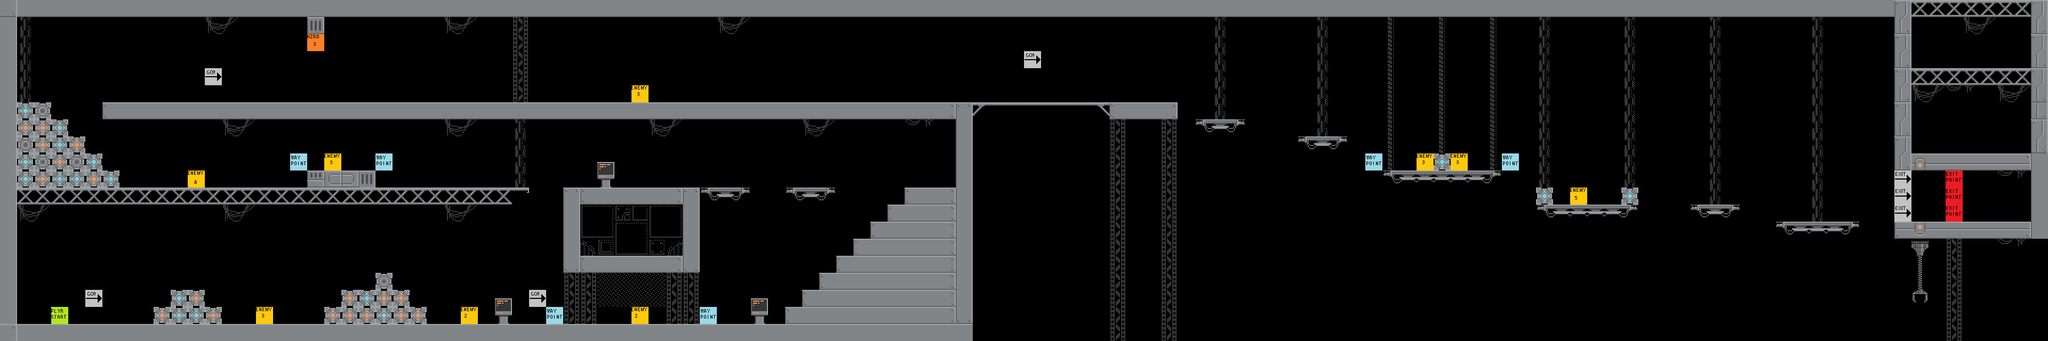

Rendered tile map (Tiled .tmx) drawn with the repository's tilesets; below, a short description and the full map source, tile grids included:
An orthogonal 120x20 tile map with 32x32 px tiles, 1 tile layer (Tile Layer 1).

<map version="1.2" tiledversion="1.3.3" orientation="orthogonal" renderorder="right-down" width="120" height="20" tilewidth="32" tileheight="32" infinite="0" nextlayerid="2" nextobjectid="1">
 <editorsettings>
  <export target="level5.csv" format="csv" />
 </editorsettings>
 <tileset firstgid="1" source="worldTiles.tsx" />
 <layer id="1" name="Tile Layer 1" width="120" height="20">
  <data encoding="csv">
19,18,18,18,18,18,18,18,18,18,18,18,18,18,18,18,18,18,18,18,18,18,18,18,18,18,18,18,18,18,18,18,18,18,18,18,18,18,18,18,18,18,18,18,18,18,18,18,18,18,18,18,18,18,18,18,18,18,18,18,18,18,18,18,18,18,18,18,18,18,18,18,18,18,18,18,18,18,18,18,18,18,18,18,18,18,18,18,18,18,18,18,18,18,18,18,18,18,18,18,18,18,18,18,18,18,18,18,18,18,18,6,71,71,71,71,71,71,71,6,
11,94,0,0,0,0,0,0,0,0,0,0,73,74,0,0,0,0,13,0,0,0,0,0,0,0,73,74,0,0,102,0,0,0,0,0,0,0,0,0,0,0,73,74,0,0,0,0,0,0,0,0,0,0,0,0,0,0,0,0,0,0,0,0,0,0,0,0,0,0,0,94,0,0,0,0,0,94,0,0,0,86,0,0,86,0,0,86,0,0,94,0,0,0,0,94,0,0,0,0,94,0,0,0,0,0,94,0,0,0,0,14,0,0,0,73,74,0,0,14,
11,94,0,0,0,0,0,0,0,0,0,0,0,0,0,0,0,0,125,0,0,0,0,0,0,0,0,0,0,0,102,0,0,0,0,0,0,0,0,0,0,0,0,0,0,0,0,0,0,0,0,0,0,0,0,0,0,0,0,0,0,0,0,0,0,0,0,0,0,0,0,94,0,0,0,0,0,94,0,0,0,86,0,0,86,0,0,86,0,0,94,0,0,0,0,94,0,0,0,0,94,0,0,0,0,0,94,0,0,0,0,6,0,0,0,0,0,0,0,6,
11,94,0,0,0,0,0,0,0,0,0,0,0,0,0,0,0,0,0,0,0,0,0,0,0,0,0,0,0,0,102,0,0,0,0,0,0,0,0,0,0,0,0,0,0,0,0,0,0,0,0,0,0,0,0,0,0,0,0,0,105,0,0,0,0,0,0,0,0,0,0,94,0,0,0,0,0,94,0,0,0,86,0,0,86,0,0,86,0,0,94,0,0,0,0,94,0,0,0,0,94,0,0,0,0,0,94,0,0,0,0,14,0,0,0,0,0,0,0,14,
11,94,0,0,0,0,0,0,0,0,0,0,105,0,0,0,0,0,0,0,0,0,0,0,0,0,0,0,0,0,102,0,0,0,0,0,0,0,0,0,0,0,0,0,0,0,0,0,0,0,0,0,0,0,0,0,0,0,0,0,0,0,0,0,0,0,0,0,0,0,0,94,0,0,0,0,0,94,0,0,0,86,0,0,86,0,0,86,0,0,94,0,0,0,0,94,0,0,0,0,94,0,0,0,0,0,94,0,0,0,0,6,71,71,71,71,71,71,71,6,
11,94,0,0,0,0,0,0,0,0,0,0,0,0,0,0,0,0,0,0,0,0,0,0,0,0,0,0,0,0,102,0,0,0,0,0,0,109,0,0,0,0,0,0,0,0,0,0,0,0,0,0,0,0,0,0,0,0,0,0,0,0,0,0,0,0,0,0,0,0,0,94,0,0,0,0,0,94,0,0,0,86,0,0,86,0,0,86,0,0,94,0,0,0,0,94,0,0,0,0,94,0,0,0,0,0,94,0,0,0,0,14,73,74,75,76,0,73,74,14,
11,57,48,0,0,0,20,21,21,21,21,21,21,21,21,21,21,21,21,21,21,21,21,21,21,21,21,21,21,21,21,21,21,21,21,21,21,21,21,21,21,21,21,21,21,21,21,21,21,21,21,21,21,21,21,22,7,67,68,68,68,68,68,68,66,20,21,21,22,0,0,94,0,0,0,0,0,94,0,0,0,86,0,0,86,0,0,86,0,0,94,0,0,0,0,94,0,0,0,0,94,0,0,0,0,0,94,0,0,0,0,6,0,0,0,0,0,0,0,14,
11,56,56,57,0,0,0,0,0,0,0,0,0,73,74,0,0,0,0,0,0,0,0,0,0,0,73,74,0,0,94,0,0,0,0,0,0,0,73,74,0,0,0,0,0,0,0,73,74,0,0,0,0,75,76,0,15,0,0,0,0,0,0,0,0,102,0,0,102,0,58,59,60,0,0,0,0,94,0,0,0,86,0,0,86,0,0,86,0,0,94,0,0,0,0,94,0,0,0,0,94,0,0,0,0,0,94,0,0,0,0,14,0,0,0,0,0,0,0,6,
11,48,56,57,56,0,0,0,0,0,0,0,0,0,0,0,0,0,0,0,0,0,0,0,0,0,0,0,0,0,94,0,0,0,0,0,0,0,0,0,0,0,0,0,0,0,0,0,0,0,0,0,0,0,0,0,15,0,0,0,0,0,0,0,0,102,0,0,102,0,0,0,0,0,0,0,58,59,60,0,0,86,0,0,86,0,0,86,0,0,94,0,0,0,0,94,0,0,0,0,94,0,0,0,0,0,94,0,0,0,0,6,0,0,0,0,0,0,0,14,
11,57,48,56,48,57,0,0,0,0,0,0,0,0,0,0,0,127,0,109,0,0,127,0,0,0,0,0,0,0,94,0,0,0,0,96,0,0,0,0,0,0,0,0,0,0,0,0,0,0,0,0,0,0,0,0,15,0,0,0,0,0,0,0,0,102,0,0,102,0,0,0,0,0,0,0,0,0,0,0,127,86,0,109,57,109,0,86,127,0,94,0,0,0,0,94,0,0,0,0,94,0,0,0,0,0,94,0,0,0,0,14,29,26,26,26,26,26,30,9,
11,57,56,57,57,56,57,0,0,0,0,110,0,0,0,0,0,0,5,49,50,4,0,0,0,0,0,0,0,0,94,0,0,0,0,104,0,0,0,0,0,0,0,0,0,0,0,0,0,0,0,0,0,0,0,0,15,0,0,0,0,0,0,0,0,102,0,0,102,0,0,0,0,0,0,0,0,0,0,0,0,58,59,59,59,59,59,60,0,0,94,0,0,0,0,94,0,0,0,0,94,0,0,0,0,0,94,0,0,0,0,106,0,0,128,0,0,75,76,9,
11,71,71,71,71,71,71,71,71,71,71,71,71,71,71,71,71,71,71,71,71,71,71,71,71,71,71,71,71,71,69,0,0,7,20,21,21,21,21,22,7,58,59,60,0,0,58,59,60,0,0,0,0,20,21,22,15,0,0,0,0,0,0,0,0,102,0,0,102,0,0,0,0,0,0,0,0,0,0,0,0,0,0,0,0,0,0,0,0,0,57,0,111,0,0,57,0,0,0,0,94,0,0,0,0,0,94,0,0,0,0,106,0,0,128,0,0,0,0,9,
11,73,74,0,0,0,0,0,0,0,0,0,0,73,74,0,0,0,0,0,0,0,0,0,0,0,73,74,0,0,0,0,0,15,89,90,84,91,89,90,15,0,0,0,0,0,0,0,0,0,0,0,20,21,21,22,15,0,0,0,0,0,0,0,0,102,0,0,102,0,0,0,0,0,0,0,0,0,0,0,0,0,0,0,0,0,0,0,0,0,58,59,59,59,59,60,0,0,0,58,59,60,0,0,0,0,94,0,0,0,0,106,0,0,128,0,0,0,0,9,
11,0,0,0,0,0,0,0,0,0,0,0,0,0,0,0,0,0,0,0,0,0,0,0,0,0,0,0,0,0,0,0,0,15,97,98,89,90,97,98,15,0,0,0,0,0,0,0,0,0,0,20,21,21,21,22,15,0,0,0,0,0,0,0,0,102,0,0,102,0,0,0,0,0,0,0,0,0,0,0,0,0,0,0,0,0,0,0,0,0,0,0,0,0,0,0,0,0,0,0,0,0,0,0,58,59,59,59,60,0,0,33,37,34,34,34,34,34,38,9,
11,0,0,0,0,0,0,0,0,0,0,0,0,0,0,0,0,0,0,0,0,0,0,0,0,0,0,0,0,0,0,0,0,15,93,83,97,98,85,92,15,0,0,0,0,0,0,0,0,0,20,21,21,21,21,22,15,0,0,0,0,0,0,0,0,102,0,0,102,0,0,0,0,0,0,0,0,0,0,0,0,0,0,0,0,0,0,0,0,0,0,0,0,0,0,0,0,0,0,0,0,0,0,0,0,0,0,0,0,0,0,0,79,0,102,0,0,75,76,0,
11,0,0,0,0,0,0,0,0,0,0,0,0,0,0,0,0,0,0,0,0,0,0,0,0,0,0,0,0,0,0,0,0,23,20,21,21,21,21,22,23,0,0,0,0,0,0,0,0,20,21,21,21,21,21,22,15,0,0,0,0,0,0,0,0,102,0,0,102,0,0,0,0,0,0,0,0,0,0,0,0,0,0,0,0,0,0,0,0,0,0,0,0,0,0,0,0,0,0,0,0,0,0,0,0,0,0,0,0,0,0,0,87,0,102,0,0,0,0,0,
11,0,0,0,0,0,0,0,0,0,0,0,0,0,0,0,0,0,0,0,0,0,48,0,0,0,0,0,0,0,0,0,0,102,102,82,82,82,82,102,102,0,0,0,0,0,0,0,20,21,21,21,21,21,21,22,15,0,0,0,0,0,0,0,0,102,0,0,102,0,0,0,0,0,0,0,0,0,0,0,0,0,0,0,0,0,0,0,0,0,0,0,0,0,0,0,0,0,0,0,0,0,0,0,0,0,0,0,0,0,0,0,87,0,102,0,0,0,0,0,
11,0,0,0,0,105,0,0,0,0,57,56,0,0,0,0,0,0,0,0,56,57,56,56,0,0,0,0,0,96,0,105,0,102,102,82,82,82,82,102,102,0,0,0,96,0,0,20,21,21,21,21,21,21,21,22,15,0,0,0,0,0,0,0,0,102,0,0,102,0,0,0,0,0,0,0,0,0,0,0,0,0,0,0,0,0,0,0,0,0,0,0,0,0,0,0,0,0,0,0,0,0,0,0,0,0,0,0,0,0,0,0,95,0,102,0,0,0,0,0,
11,0,0,64,0,0,0,0,0,56,57,57,56,0,0,109,0,0,0,56,56,56,57,56,56,0,0,108,0,104,0,0,127,102,102,0,0,108,0,102,102,127,0,0,104,0,20,21,21,21,21,21,21,21,21,22,23,0,0,0,0,0,0,0,0,102,0,0,102,0,0,0,0,0,0,0,0,0,0,0,0,0,0,0,0,0,0,0,0,0,0,0,0,0,0,0,0,0,0,0,0,0,0,0,0,0,0,0,0,0,0,0,0,0,102,0,0,0,0,0,
3,2,2,2,2,2,2,2,2,2,2,2,2,2,2,2,2,2,2,2,2,2,2,2,2,2,2,2,2,2,2,2,2,2,2,2,2,2,2,2,2,2,2,2,2,2,2,2,2,2,2,2,2,2,2,2,2,0,0,0,0,0,0,0,0,102,0,0,102,0,0,0,0,0,0,0,0,0,0,0,0,0,0,0,0,0,0,0,0,0,0,0,0,0,0,0,0,0,0,0,0,0,0,0,0,0,0,0,0,0,0,0,0,0,102,0,0,0,0,0
</data>
 </layer>
</map>